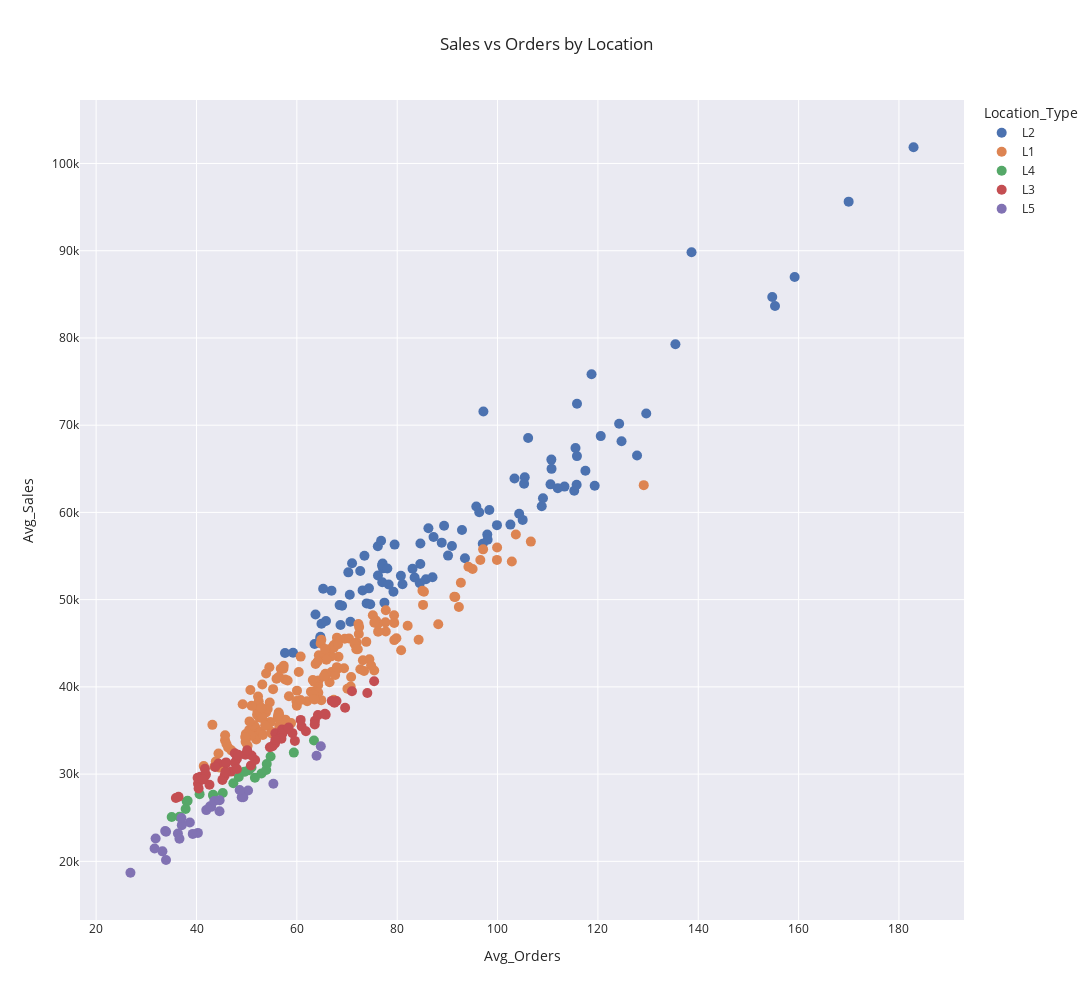

Notebook code for this chart:
### Markdown cell above
**Sales vs Orders by Store for Location Type**

### Code cell
agg_df=db.sql("""
select Store_id,avg(Sales) as Avg_Sales, avg(Orders) as Avg_Orders, Location_Type, from df group by Store_id, Location_Type
""").to_df()

fig=px.scatter(agg_df, x='Avg_Orders', y='Avg_Sales', title='Sales vs Orders by Location', hover_data=['Store_id'], color='Location_Type');
fig.update_traces(marker=dict(size=10))
fig.update_layout(
    height=1000,
    width=1200,
)
fig.show();
